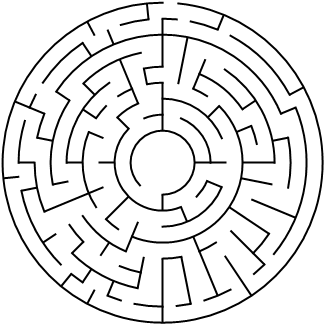
#> input picture 20cells.png, 324 x 324 px
$ python new.py
#> lines starting #> are read from the running program, lines starting #| are printed output that depends on the picture; after the words box and inside, x2 and y2 are one past the last pixel; in counts of white or black regions, pixels touching at a corner belong together
import cv2
import numpy as np
import queue as Queue
# Load the image
image_path = './20cells.png' # Replace with the actual path to your image
image = cv2.imread(image_path)
#> image is the input picture: shape (324, 324, 3); min 0, max 255, mean 230.4


# Check if the image was successfully loaded
if image is None:
    print("Failed to load the image.")
else:
    # Convert the image to grayscale
    gray = cv2.cvtColor(image, cv2.COLOR_BGR2GRAY)

    # Apply Gaussian blur to reduce noise
    blurred = cv2.GaussianBlur(gray, (5, 5), 0)
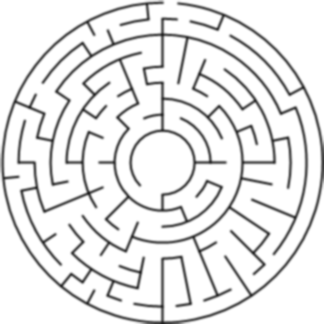
#> blurred: shape (324, 324); min 33, max 255, mean 230.3

    # Apply adaptive thresholding to convert the image to binary
    _, threshold = cv2.threshold(blurred, 127, 255, cv2.THRESH_BINARY_INV + cv2.THRESH_OTSU)
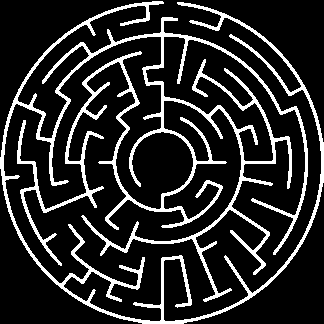
#> threshold: shape (324, 324); 16.1% white; 1 white region, box (x1, y1, x2, y2) and area: (0, 1, 324, 324) 16881

    # Apply Canny edge detection
    edges = cv2.Canny(threshold, 50, 150)
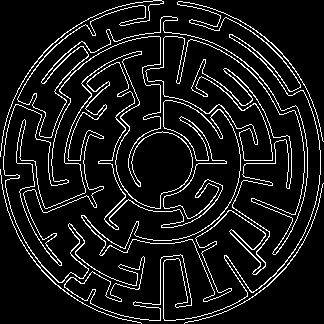
#> edges: shape (324, 324); 9.6% white in thin lines or dots

    # Maze representation using a graph data structure
    maze_height, maze_width = edges.shape
#> maze_height = 324; maze_width = 324
    maze_graph = np.zeros((maze_height, maze_width), dtype=int)

    # Iterate through the maze edges
    for y in range(maze_height):
        for x in range(maze_width):
            if edges[y, x] > 0:  # Edge detected
                maze_graph[y, x] = 1  # Set the corresponding cell as a node
#> maze_graph: shape (324, 324) int64; values 0 (black) and 1 (white), 9.6% white in thin lines or dots

    # Display the original image, preprocessed image, and edges
    cv2.imshow("Original Image", image)
    cv2.imshow("Preprocessed Image", threshold)
    cv2.imshow("Maze Edges", edges)
    cv2.waitKey(0)
    cv2.destroyAllWindows()

    # Pathfinding algorithm (modified BFS)
    start_node = (0, 0)  # Define the start node
    goal_node = (maze_height - 1, maze_width - 1)  # Define the goal node
#> goal_node = (323, 323)

    visited = np.zeros((maze_height, maze_width), dtype=int)
    parent = np.zeros((maze_height, maze_width, 2), dtype=int)
    parent[start_node] = (-1, -1)

#> (the run stopped early here; a loop or call above may not have finished)

$ run again, with 20 cells diameter theta maze.png copied over 20cells.png
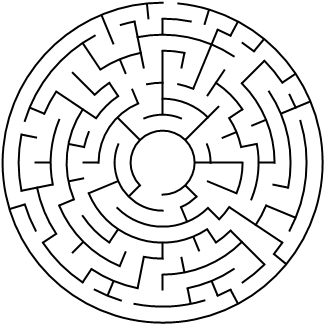
#> input picture 20 cells diameter theta maze.png, 324 x 324 px
#> image is the input picture: shape (324, 324, 3); min 0, max 255, mean 230.4
#> `_, threshold = cv2.threshold(blurred, 127, 255, cv2.THRESH_BINARY_INV ..`:
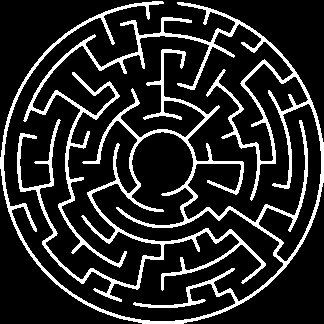
#> threshold: shape (324, 324); 16.1% white; 1 white region, box (x1, y1, x2, y2) and area: (0, 1, 324, 324) 16920
#> `edges = cv2.Canny(threshold, 50, 150)`:
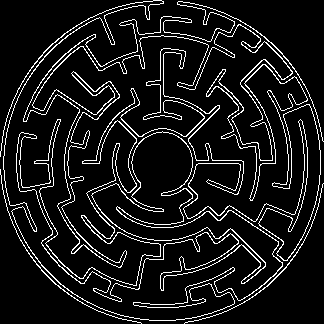
#> edges: shape (324, 324); 9.6% white in thin lines or dots

$ run again, with My project.png copied over 20cells.png
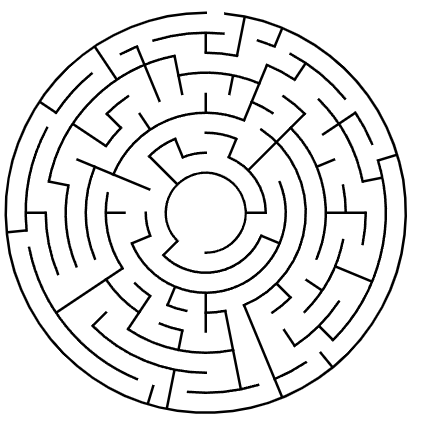
#> input picture My project.png, 423 x 423 px
#> image is the input picture: shape (423, 423, 3); min 0, max 255, mean 232.4
#> `_, threshold = cv2.threshold(blurred, 127, 255, cv2.THRESH_BINARY_INV ..`:
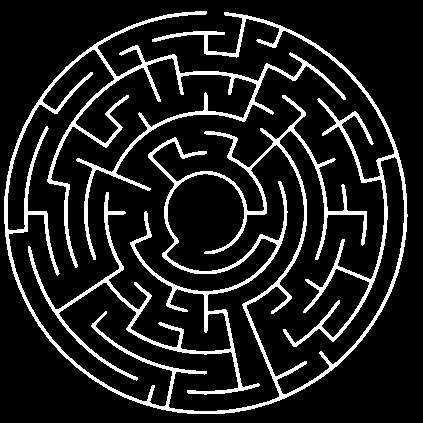
#> threshold: shape (423, 423); 12.8% white; 1 white region, box (x1, y1, x2, y2) and area: (4, 11, 408, 414) 22921
#> `edges = cv2.Canny(threshold, 50, 150)`:
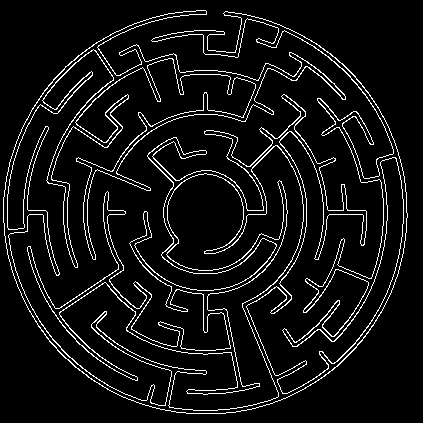
#> edges: shape (423, 423); 7.2% white in thin lines or dots
